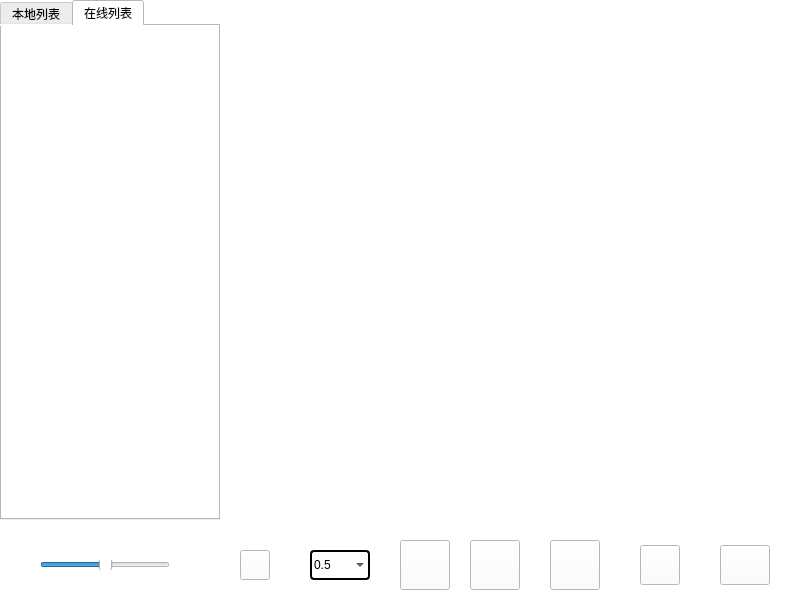
<?xml version="1.0" encoding="UTF-8"?>
<ui version="4.0">
 <class>VideoWindow</class>
 <widget class="QMainWindow" name="VideoWindow">
  <property name="geometry">
   <rect>
    <x>0</x>
    <y>0</y>
    <width>800</width>
    <height>600</height>
   </rect>
  </property>
  <property name="windowTitle">
   <string>车载多媒体-视频</string>
  </property>
  <property name="styleSheet">
   <string notr="true">background-color:white</string>
  </property>
  <widget class="QWidget" name="centralwidget">
   <property name="styleSheet">
    <string notr="true">#btn_mode[mode='pause']{
	border-image: url(:/resource/video/play.png);
}
#btn_mode[mode='play']{
	border-image: url(:/resource/video/pause.png);
}
#playbackSpeed {
        padding-right: 5px; /* 可选：避免文字贴边 */
        border: none;
        background-color: transparent;
    }

#playbackSpeed :down-arrow {
        image: none; /* 隐藏默认箭头 */
    }

#playbackSpeed :drop-down {
        border: none;
        background: transparent;
    }
#playbackSpeed {
    border: 2px solid rgb(0, 0, 0); /* 边框宽度、类型、颜色 */
    padding: 2px;              /* 可选：内边距，让内容不贴边 */
    border-radius: 4px;        /* 可选：圆角边框 */
}</string>
   </property>
   <widget class="QWidget" name="verticalLayoutWidget">
    <property name="geometry">
     <rect>
      <x>220</x>
      <y>0</y>
      <width>571</width>
      <height>521</height>
     </rect>
    </property>
    <layout class="QVBoxLayout" name="verticalLayout"/>
   </widget>
   <widget class="QPushButton" name="btn_pre">
    <property name="geometry">
     <rect>
      <x>400</x>
      <y>540</y>
      <width>50</width>
      <height>50</height>
     </rect>
    </property>
    <property name="styleSheet">
     <string notr="true">border-image: url(:/resource/video/pre.png);</string>
    </property>
    <property name="text">
     <string/>
    </property>
   </widget>
   <widget class="QPushButton" name="btn_mode">
    <property name="geometry">
     <rect>
      <x>470</x>
      <y>540</y>
      <width>50</width>
      <height>50</height>
     </rect>
    </property>
    <property name="styleSheet">
     <string notr="true"/>
    </property>
    <property name="text">
     <string/>
    </property>
   </widget>
   <widget class="QPushButton" name="btn_next">
    <property name="geometry">
     <rect>
      <x>550</x>
      <y>540</y>
      <width>50</width>
      <height>50</height>
     </rect>
    </property>
    <property name="styleSheet">
     <string notr="true">border-image: url(:/resource/video/next.png);</string>
    </property>
    <property name="text">
     <string/>
    </property>
   </widget>
   <widget class="QPushButton" name="btn_exit">
    <property name="geometry">
     <rect>
      <x>640</x>
      <y>545</y>
      <width>40</width>
      <height>40</height>
     </rect>
    </property>
    <property name="styleSheet">
     <string notr="true">border-image: url(:/resource/back.png);</string>
    </property>
    <property name="text">
     <string/>
    </property>
   </widget>
   <widget class="QTabWidget" name="tabWidget">
    <property name="geometry">
     <rect>
      <x>0</x>
      <y>0</y>
      <width>220</width>
      <height>520</height>
     </rect>
    </property>
    <property name="toolTipDuration">
     <number>0</number>
    </property>
    <property name="currentIndex">
     <number>1</number>
    </property>
    <widget class="QWidget" name="local">
     <attribute name="title">
      <string>本地列表</string>
     </attribute>
     <widget class="QListWidget" name="localList">
      <property name="geometry">
       <rect>
        <x>0</x>
        <y>0</y>
        <width>220</width>
        <height>490</height>
       </rect>
      </property>
      <property name="styleSheet">
       <string notr="true">background-color:transparent</string>
      </property>
     </widget>
    </widget>
    <widget class="QWidget" name="online">
     <attribute name="title">
      <string>在线列表</string>
     </attribute>
     <widget class="QListWidget" name="onlineList">
      <property name="geometry">
       <rect>
        <x>0</x>
        <y>0</y>
        <width>220</width>
        <height>490</height>
       </rect>
      </property>
      <property name="styleSheet">
       <string notr="true">background-color:transparent</string>
      </property>
     </widget>
    </widget>
   </widget>
   <widget class="QPushButton" name="btn_loadFile">
    <property name="geometry">
     <rect>
      <x>240</x>
      <y>550</y>
      <width>30</width>
      <height>30</height>
     </rect>
    </property>
    <property name="styleSheet">
     <string notr="true">border-image: url(:/resource/video/load.png);</string>
    </property>
    <property name="text">
     <string/>
    </property>
   </widget>
   <widget class="QSlider" name="voiceSlider">
    <property name="geometry">
     <rect>
      <x>40</x>
      <y>560</y>
      <width>130</width>
      <height>10</height>
     </rect>
    </property>
    <property name="maximum">
     <number>100</number>
    </property>
    <property name="value">
     <number>50</number>
    </property>
    <property name="orientation">
     <enum>Qt::Horizontal</enum>
    </property>
   </widget>
   <widget class="QPushButton" name="btn_fullScreen">
    <property name="geometry">
     <rect>
      <x>720</x>
      <y>545</y>
      <width>50</width>
      <height>40</height>
     </rect>
    </property>
    <property name="styleSheet">
     <string notr="true">border-image: url(:/resource/video/full.png);</string>
    </property>
    <property name="text">
     <string/>
    </property>
   </widget>
   <widget class="QComboBox" name="playbackSpeed">
    <property name="geometry">
     <rect>
      <x>310</x>
      <y>550</y>
      <width>60</width>
      <height>30</height>
     </rect>
    </property>
    <item>
     <property name="text">
      <string>0.5</string>
     </property>
    </item>
    <item>
     <property name="text">
      <string>1.0</string>
     </property>
    </item>
    <item>
     <property name="text">
      <string>1.5</string>
     </property>
    </item>
    <item>
     <property name="text">
      <string>2.0</string>
     </property>
    </item>
   </widget>
   <widget class="QLabel" name="lb_voiceMin">
    <property name="geometry">
     <rect>
      <x>10</x>
      <y>555</y>
      <width>20</width>
      <height>20</height>
     </rect>
    </property>
    <property name="styleSheet">
     <string notr="true">border-image: url(:/resource/video/voiceMin.png);</string>
    </property>
    <property name="text">
     <string/>
    </property>
   </widget>
   <widget class="QLabel" name="lb_voiceMax">
    <property name="geometry">
     <rect>
      <x>180</x>
      <y>555</y>
      <width>20</width>
      <height>20</height>
     </rect>
    </property>
    <property name="styleSheet">
     <string notr="true">border-image: url(:/resource/video/voiceMax.png);</string>
    </property>
    <property name="text">
     <string/>
    </property>
   </widget>
  </widget>
 </widget>
 <resources/>
 <connections/>
</ui>
